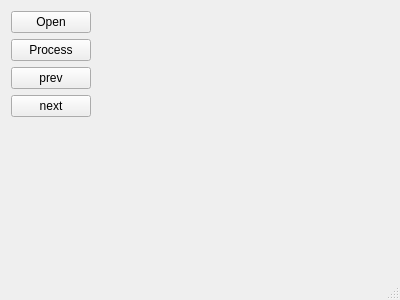
<?xml version="1.0" encoding="UTF-8"?>
<ui version="4.0">
 <class>MainWindow</class>
 <widget class="QMainWindow" name="MainWindow">
  <property name="geometry">
   <rect>
    <x>0</x>
    <y>0</y>
    <width>400</width>
    <height>300</height>
   </rect>
  </property>
  <property name="windowTitle">
   <string>MainWindow</string>
  </property>
  <widget class="QWidget" name="centralWidget">
   <layout class="QFormLayout" name="formLayout">
    <item row="0" column="0">
     <layout class="QHBoxLayout" name="horizontalLayout">
      <item>
       <layout class="QVBoxLayout" name="verticalLayout">
        <item>
         <widget class="QPushButton" name="open">
          <property name="text">
           <string>Open</string>
          </property>
         </widget>
        </item>
        <item>
         <widget class="QPushButton" name="process">
          <property name="text">
           <string>Process</string>
          </property>
         </widget>
        </item>
        <item>
         <widget class="QPushButton" name="prev">
          <property name="text">
           <string>prev</string>
          </property>
         </widget>
        </item>
        <item>
         <widget class="QPushButton" name="next">
          <property name="text">
           <string>next</string>
          </property>
         </widget>
        </item>
       </layout>
      </item>
      <item>
       <layout class="QVBoxLayout" name="verticalLayout_2">
        <item>
         <widget class="QLabel" name="fileInfo">
          <property name="text">
           <string/>
          </property>
         </widget>
        </item>
        <item>
         <widget class="QLabel" name="label">
          <property name="text">
           <string/>
          </property>
         </widget>
        </item>
       </layout>
      </item>
     </layout>
    </item>
   </layout>
  </widget>
  <widget class="QStatusBar" name="statusBar"/>
 </widget>
 <layoutdefault spacing="6" margin="11"/>
 <resources/>
 <connections/>
</ui>
